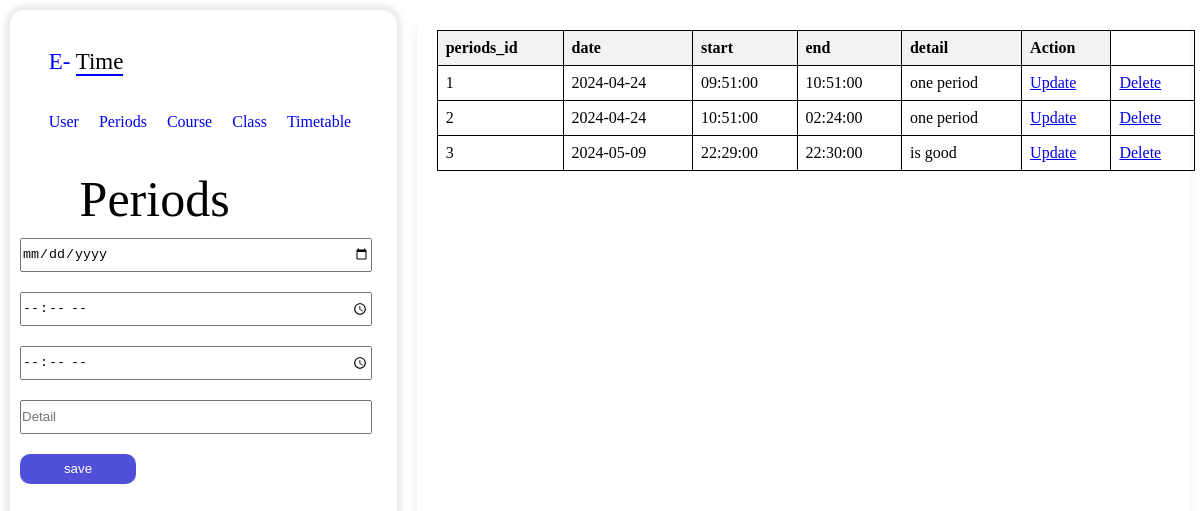
Screenshot of /pages/periods.php with the database file from the repository.
### tables this page shows
CREATE TABLE `period` (
  `periods_id` int(11) NOT NULL,
  `date` date NOT NULL,
  `start` time NOT NULL,
  `end` time NOT NULL,
  `detail` varchar(255) NOT NULL
);

### pages/periods.php (the view, shortened to what this page needs)
<?php
require "../php/connection.php";
?>
<!DOCTYPE html>
<html lang="en">
<head>
    <link rel="stylesheet" href="../style/style.css">
</head>
<body>
    <div class="content">
        <div class="left_content">
            <p>E- <span>Time </span></p>
            <menu>
                <ul>
                    <li><a href="./user_page.php">User</a></li>
                    <li><a href="./periods.php">Periods</a></li>
                    <li><a href="./course_page.php">Course</a></li>
                    <li><a href="./class_page.php">Class</a></li>
                    <li><a href="time_table.php">Timetable</a></li>
                </ul>
            </menu>
            <label>Periods</label>
            <form action="../php/period.php" method="post">
                <input type="date" name="date" placeholder="Date" required>
                <input type="time" name="start" placeholder="Start" required>
                <input type="time" name="end" placeholder="End" required>
                <input type="text" name="detail" placeholder="Detail">
                <input type="submit" name="save" value="save" >
            </form>
        </div>
        <div class="right_content">
        <table border="1">
                <tr>
                    <th>periods_id</th>
                    <th>date</th>
                    <th>start</th>
                    <th>end</th>
                    <th>detail</th>
                    <th>Action</th>
                </tr>
                <?php
                  $select=mysqli_query($db,"SELECT DISTINCT `periods_id`, `date`, `start`, `end`, `detail` FROM `period`");
                   if($select->num_rows>0){
                   while($row= mysqli_fetch_assoc($select)) {
                       ?>
                       <tr>
                           <td> <?=$row['periods_id'];?></td>
                           <td> <?=$row['date'];?></td>
                           <td> <?=$row['start'];?></td>
                           <td> <?=$row['end'];?></td>
                           <td> <?=$row['detail'];?></td>
                           <td><a href="../update/period.php?class_id=<?=$row['periods_id'];?>">Update</a></td>
                           <td><a href="../delete/periods.php?class_id=<?=$row['periods_id'];?>">Delete</a></td>
                       </tr>
                <?php  }
                } ?>
            </table>
        </div>
    </div>
</body>
</html>

### style/style.css (style rules this page uses)
* { margin: 0; padding: 0; }
.content { display: flex; }
.left_content { margin: 10px; height:38pc; width: 35%; border-radius: 15px; box-shadow: 0px 0px 05px 05px rgb(236, 236, 236); }
.right_content { margin: 10px; height:38pc; width: 70%; border-radius: 15px; box-shadow:0px 10px 10px rgb(236, 236, 236); }
p { margin:10%; font-size: 23px; color: blue; }
span { color: black; border-bottom: 2px solid blue; }
menu { margin: 10%; }
ul { list-style: none; display:flex; gap: 20px; }
ul a { font-size: 100%; text-decoration:none; }
label { margin: 18%; font-size: 50px; }
input { margin: 10px; height: 30px; width: 90%; }
input[type="submit"] { background: rgb(79, 79, 216); color: white; width: 30%; border: none; border-radius: 10px; }
table { border-collapse: collapse; width: 98%; margin: 20px; }
table, th, td { border: 1px solid black; }
th, td { padding: 8px; text-align: left; }
th { background-color: #f2f2f2; }

### rows the page displays
period: periods_id "1", date "2024-04-24", start "09:51:00", end "10:51:00", detail "one period"
period: periods_id "2", date "2024-04-24", start "10:51:00", end "02:24:00", detail "one period"
period: periods_id "3", date "2024-05-09", start "22:29:00", end "22:30:00", detail "is good"
